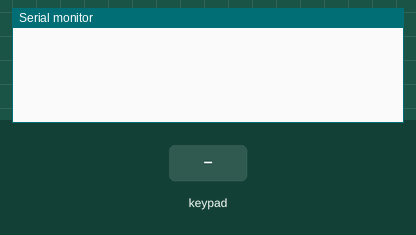
Bench run of a sketch on a simulated Arduino Uno, built with avr-gcc and run on an emulated ATmega328P. Parts: the last lines printed to the serial monitor. The inputs (shaded band) are chosen by the test bench.

Above: at 1.2 s.
1.3 s: key '1' pressed
At 2.4 s:
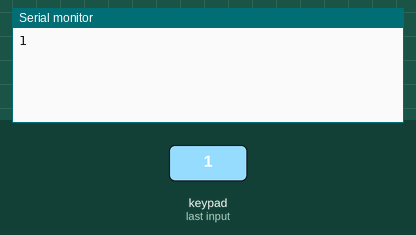
2.8 s: keypad keys 1 2 1 1 8 7 A pressed 0.4 s apart
At 6.3 s:
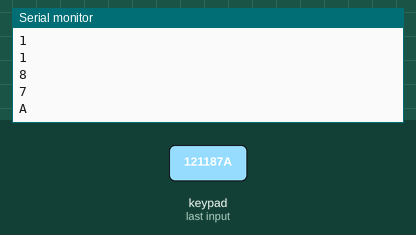
7.1 s: key 'B' pressed
At 8.1 s:
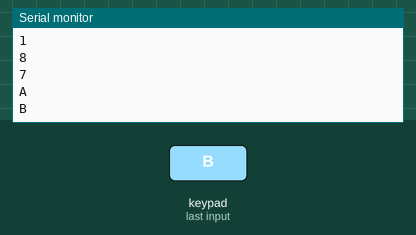
8.6 s: keypad keys 1 2 1 1 8 7 D pressed 0.4 s apart
At 12.0 s:
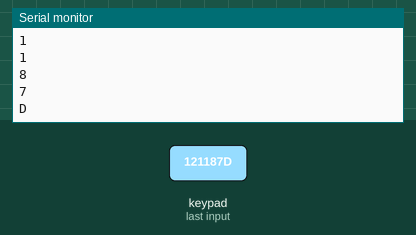
12.9 s: key 'C' pressed
At 13.4 s:
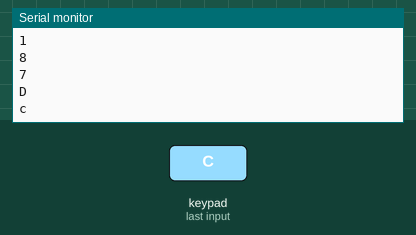
14.4 s: key 'E' pressed
At 14.9 s:
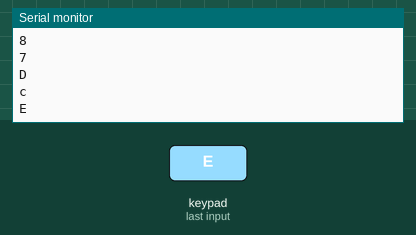
Timing chart, 0 to 16.9 s (numbered marks = the images above; inputs shaded):
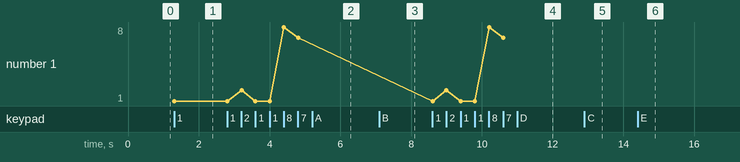

Measured:
- after the input at 1.3 s, the serial monitor: prints a new line at once (image 1)
- after the input at 2.8 s, the serial monitor: prints a new line after 0.41 s (image 2)
- after the input at 7.1 s, the serial monitor: prints a new line at once (image 3)
- after the input at 8.6 s, the serial monitor: prints a new line at once (image 4)
- after the input at 12.9 s, the serial monitor: prints a new line at once (image 5)
- after the input at 14.4 s, the serial monitor: prints a new line at once (image 6)
- plotted number 1: 1 → 7 after the input at 2.8 s

The sketch:

Teclado_Matricial_4x4.ino
```cpp
/*ElectroCrea.com

Instrucciones:
--------------------------------------
Conecte los pines 1-8 del KeyPad a los pines 9-2 de Arduino
Conecte un led al pin 13 de Arduino
Recuerda descargar la libreria Keypad
*/

#include <Keypad.h>
const byte ROWS = 4;
const byte COLS = 4;
char keys[ROWS][COLS] = {
 {'1','2','3','A'},
 {'4','5','6','B'},
 {'7','8','9','C'},
 {'0','E','F','D'}
};
byte rowPins[ROWS] = {12,11,8,7}; //Filas(pines del 7,8 y 12, 13)
byte colPins[COLS] = {6,5,4,2}; //Columnas (pines del 2, 4 al 6)
Keypad keypad = Keypad( makeKeymap(keys), rowPins, colPins, ROWS, COLS );
//int led = 13;
////////////////////////////////////////////////////////////////////VOID SETUP
void setup(){
Serial.begin (9600);
//pinMode(led, OUTPUT);
}
////////////////////////////////////////////////////////////////////VOID LOOP
void loop(){
char key = keypad.getKey();
/////////////////////////////////////////Boton A
if(key) {
switch (key)
{
case 'A'://Cuando key "A" es oprimida...
Serial.println("A");//El monitor serial escribe "ElectroCrea.com"
//digitalWrite(led, HIGH);//El led se enciende
break;
case 'B'://Cuando key "B" es oprimida...
Serial.println("B");//El monitor serial escribe "Visítanos"
//digitalWrite(led, LOW);//El led se apaga
break;
case 'C'://Cuando key "B" es oprimida...
Serial.println("c");//El monitor serial escribe "Visítanos"
//digitalWrite(led, LOW);//El led se apaga
break;
case 'D'://Cuando key "B" es oprimida...
Serial.println("D");//El monitor serial escribe "Visítanos"
//digitalWrite(led, LOW);//El led se apaga
break;
case 'E'://Cuando key "B" es oprimida...
Serial.println("E");//El monitor serial escribe "Visítanos"
//digitalWrite(led, LOW);//El led se apaga
break;
case 'F'://Cuando key "B" es oprimida...
Serial.println("F");//El monitor serial escribe "Visítanos"
//digitalWrite(led, LOW);//El led se apaga
break;
}
}

/////////////////////////////////////////Números del 0 al 9
if(key) {
switch (key)
{
case '1':
Serial.println("1");
break;
case '2':
Serial.println("2");
break;
case '3':
Serial.println("3");
break;
case '4':
Serial.println("4");
break;
case '5':
Serial.println("5");
break;
case '6':
Serial.println("6");
break;
case '7':
Serial.println("7");
break;
case '8':
Serial.println("8");
break;
case '9':
Serial.println("9");
break;
case '0':
Serial.println("0");
break;
}
}

///...
}
//Mas información en CDM
```
